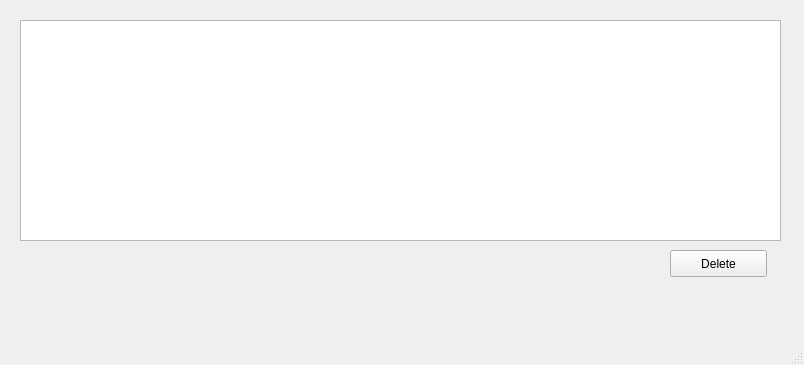
<?xml version="1.0" encoding="UTF-8"?>
<ui version="4.0">
 <class>User_Profile</class>
 <widget class="QMainWindow" name="User_Profile">
  <property name="geometry">
   <rect>
    <x>0</x>
    <y>0</y>
    <width>804</width>
    <height>365</height>
   </rect>
  </property>
  <property name="windowTitle">
   <string>Mail Box</string>
  </property>
  <widget class="QWidget" name="centralwidget">
   <widget class="QLabel" name="age">
    <property name="geometry">
     <rect>
      <x>150</x>
      <y>130</y>
      <width>101</width>
      <height>17</height>
     </rect>
    </property>
    <property name="text">
     <string/>
    </property>
   </widget>
   <widget class="QLabel" name="nick">
    <property name="geometry">
     <rect>
      <x>150</x>
      <y>160</y>
      <width>101</width>
      <height>17</height>
     </rect>
    </property>
    <property name="text">
     <string/>
    </property>
   </widget>
   <widget class="QLabel" name="lastname">
    <property name="geometry">
     <rect>
      <x>150</x>
      <y>90</y>
      <width>101</width>
      <height>17</height>
     </rect>
    </property>
    <property name="text">
     <string/>
    </property>
   </widget>
   <widget class="QLabel" name="email">
    <property name="geometry">
     <rect>
      <x>150</x>
      <y>200</y>
      <width>181</width>
      <height>17</height>
     </rect>
    </property>
    <property name="text">
     <string/>
    </property>
   </widget>
   <widget class="QListWidget" name="listWidget">
    <property name="geometry">
     <rect>
      <x>20</x>
      <y>20</y>
      <width>761</width>
      <height>221</height>
     </rect>
    </property>
   </widget>
   <widget class="QPushButton" name="pushButton">
    <property name="geometry">
     <rect>
      <x>670</x>
      <y>250</y>
      <width>97</width>
      <height>27</height>
     </rect>
    </property>
    <property name="text">
     <string>Delete</string>
    </property>
   </widget>
  </widget>
  <widget class="QMenuBar" name="menubar">
   <property name="geometry">
    <rect>
     <x>0</x>
     <y>0</y>
     <width>804</width>
     <height>27</height>
    </rect>
   </property>
  </widget>
  <widget class="QStatusBar" name="statusbar"/>
 </widget>
 <resources/>
 <connections/>
</ui>
